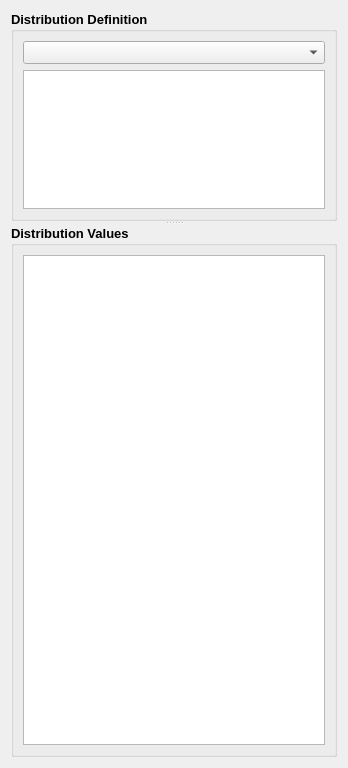
<?xml version="1.0" encoding="UTF-8"?>
<ui version="4.0">
 <class>Form</class>
 <widget class="QWidget" name="Form">
  <property name="geometry">
   <rect>
    <x>0</x>
    <y>0</y>
    <width>348</width>
    <height>768</height>
   </rect>
  </property>
  <property name="minimumSize">
   <size>
    <width>280</width>
    <height>460</height>
   </size>
  </property>
  <property name="windowTitle">
   <string>Form</string>
  </property>
  <property name="styleSheet">
   <string notr="true"/>
  </property>
  <layout class="QGridLayout" name="gridLayout">
   <item row="0" column="0">
    <widget class="QSplitter" name="splitter">
     <property name="orientation">
      <enum>Qt::Vertical</enum>
     </property>
     <widget class="QGroupBox" name="distributionDefBox">
      <property name="minimumSize">
       <size>
        <width>250</width>
        <height>210</height>
       </size>
      </property>
      <property name="maximumSize">
       <size>
        <width>16777215</width>
        <height>210</height>
       </size>
      </property>
      <property name="font">
       <font>
        <pointsize>10</pointsize>
        <weight>75</weight>
        <bold>true</bold>
       </font>
      </property>
      <property name="styleSheet">
       <string notr="true"/>
      </property>
      <property name="title">
       <string>Distribution Definition</string>
      </property>
      <layout class="QGridLayout" name="gridLayout_3">
       <item row="0" column="0">
        <widget class="QComboBox" name="comboBoxDist">
         <property name="styleSheet">
          <string notr="true"/>
         </property>
         <property name="currentText">
          <string/>
         </property>
        </widget>
       </item>
       <item row="1" column="0">
        <widget class="XParameterTableWidget" name="tableWidgetDistrInputs">
         <property name="font">
          <font>
           <pointsize>9</pointsize>
          </font>
         </property>
         <property name="styleSheet">
          <string notr="true"/>
         </property>
        </widget>
       </item>
      </layout>
     </widget>
     <widget class="QGroupBox" name="distributionValuesGroup">
      <property name="minimumSize">
       <size>
        <width>250</width>
        <height>250</height>
       </size>
      </property>
      <property name="font">
       <font>
        <pointsize>10</pointsize>
        <weight>75</weight>
        <bold>true</bold>
       </font>
      </property>
      <property name="styleSheet">
       <string notr="true"/>
      </property>
      <property name="title">
       <string>Distribution Values</string>
      </property>
      <layout class="QGridLayout" name="gridLayout_2">
       <item row="0" column="0">
        <widget class="XParameterTableWidget" name="tableWidgetDistrValues">
         <property name="font">
          <font>
           <pointsize>9</pointsize>
          </font>
         </property>
         <property name="styleSheet">
          <string notr="true"/>
         </property>
        </widget>
       </item>
      </layout>
     </widget>
    </widget>
   </item>
  </layout>
 </widget>
 <customwidgets>
  <customwidget>
   <class>XParameterTableWidget</class>
   <extends>QTableWidget</extends>
   <header>pyqt5x.XTableWidget.h</header>
  </customwidget>
 </customwidgets>
 <resources>
  <include location="qdesignResource.qrc"/>
 </resources>
 <connections/>
</ui>
